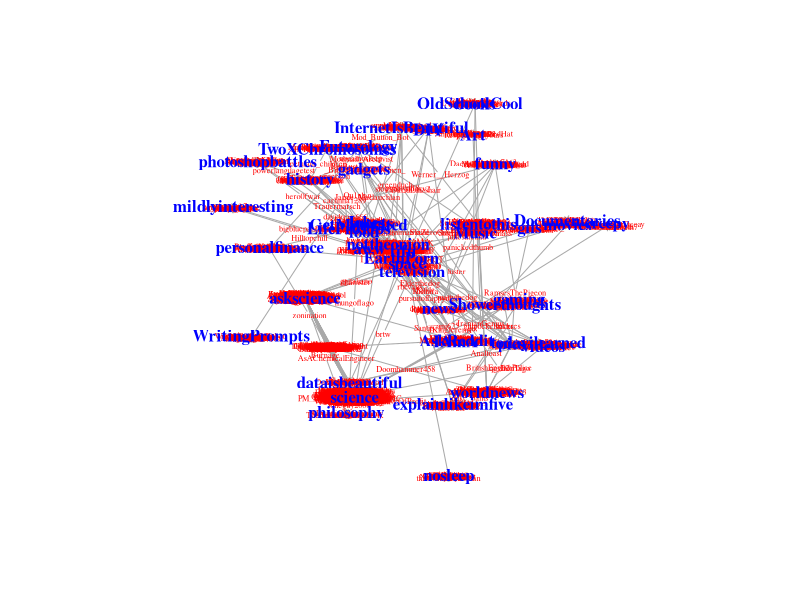

Reproduce this figure in R.
# setwd("~/Programmming/R/phd-sem-1")
### LOAD PACKAGES
library("igraph")

### IMPORT DATA
# partial_edges = read.csv('edgelist.csv', header=T)
# partial_nodes = read.csv('nodelist.csv', header=T)
edges = read.csv('edgelist_full.csv', header=T)
nodes = read.csv('nodelist_full.csv', header=T)


# creating network objects
net <- graph_from_data_frame(d=edges, vertices=nodes)
# net <- graph_from_data_frame(d=partial_edges, vertices=partial_nodes)


### ADDING NODE ATTIBUTES
# network visualisation attributesattributes
colrs <- c("red", "blue")
# V(net)$color <- colrs[V(net)$type+1] # red = redditors (mod), blue = subs
V(net)$color = adjustcolor(colrs[V(net)$type+1], 0.5)
V(net)$shape <- c("square", "circle")[V(net)$type+1]  # square = redditors (mod), circle = subs
V(net)$label.font = V(net)$type+1 # redditors = plain, subs = bold
V(net)$label.cex = (V(net)$type+1)*0.5
V(net)$label.color = colrs[V(net)$type+1]

### SELECTING FOR LARGE COMPONETS
clu = components(net, mode = c("weak", "strong"))

#### MUST CUSTOMISE HERE FOR DIFFERENT NETWORKS
# for orgs partial network:


### PLOT ORIGINAL MODERATORS NETWORK
# # orginial moderators network components:
giant = mapply(c, groups(clu)[1], groups(clu)[7], SIMPLIFY=FALSE)
sub = induced_subgraph(net, unlist(giant))

loose = mapply(c, groups(clu)[2:6], groups(clu)[8:23], SIMPLIFY=FALSE)
sub2 = induced_subgraph(net, unlist(loose))


# node shape plot
pdf('orgs_giant_label.pdf')
plot(sub, vertex.frame.color=NA, vertex.shape='none',
     vertex.size=5, edge.arrow.size=0)
dev.off()

## PLOTTING FULL NETWORK
# # full network components:
sub = induced_subgraph(net,unlist(groups(clu)[1]))
sub2 = induced_subgraph(net,unlist(groups(clu)[2]))
sub3 = induced_subgraph(net,unlist(groups(clu)[3]))

# # plot full giant component
# # setting labels for subreddits only
V(sub)$label[V(sub)$type==0] <- ""
V(sub)$label[V(sub)$type==1] = V(sub)$name[V(sub)$type==1]
V(sub)$label.cex = 1
V(sub)$label.font= 1
V(sub)$label.color = 'black'
V(sub)$degree <- degree(sub, mode="all")
# 
# pdf('giantcomponent.pdf')
# plot(sub, vertex.shape = 'none', edge.arrow.size=0, layout=l,
#      vertex.label.cex=1)
# dev.off()
# 
# # plot full net small components
# plot(sub2, vertex.shape = 'none', edge.arrow.size=0, layout=layout_with_fr,
#      vertex.label.cex=1, vertex.label.color=V(sub2)$color)
# 
# plot(sub3, vertex.shape = 'none', edge.arrow.size=0, layout=layout_with_fr,
#      vertex.label.cex=1, vertex.label.color=V(sub3)$color)